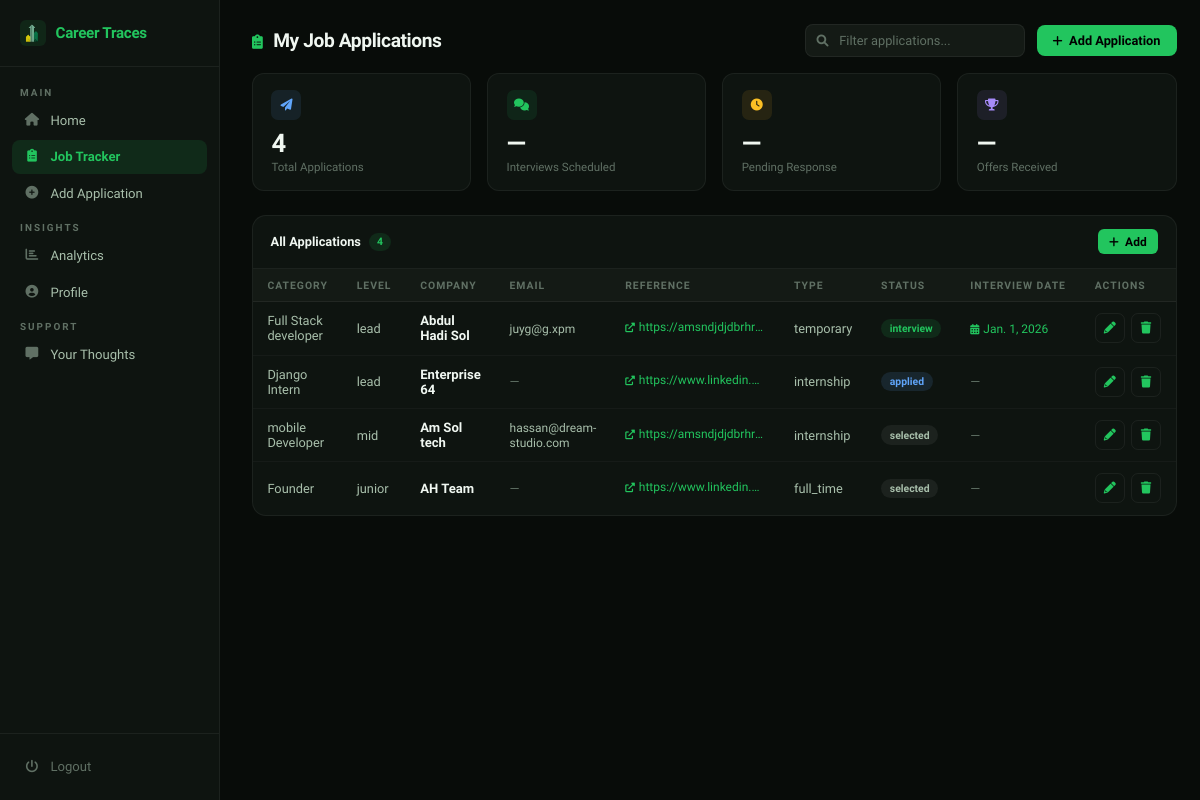
Before: /jobs/ (signed in) with the older database file.
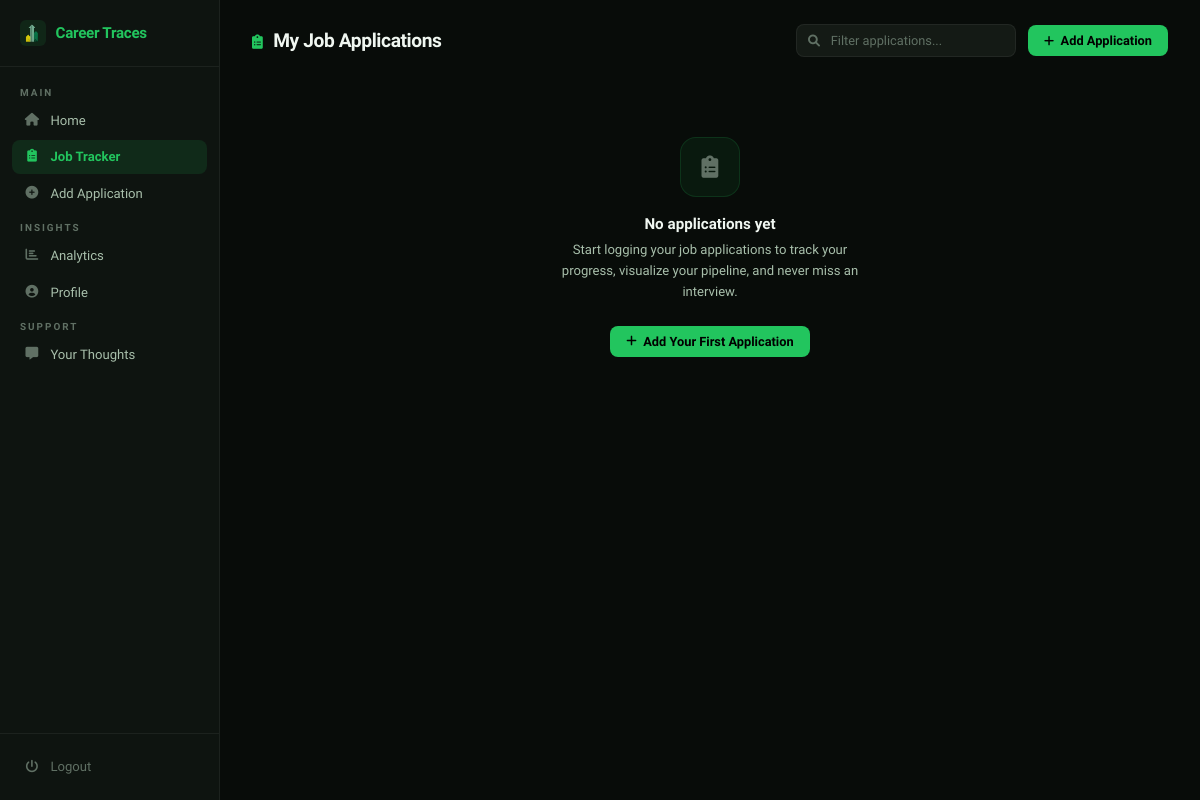
After: the same page with the newer database file.
### tracker/models.py (models this page shows, shortened)
class Add_Job(models.Model):
    JOB_LEVEL_CHOICES = [
        ('intern', 'Intern'),
        ('junior', 'Junior'),
        ('mid', 'Mid-Level'),
        ('senior', 'Senior'),
        ('lead', 'Lead'),
        ('manager', 'Manager'),
        ('director', 'Director'),
        ('vp', 'Vice President'),
        ('c_level', 'C-Level'),
    ]
    EMPLOYMENT_TYPE_CHOICES = [
        ('full_time', 'Full-Time'),
        ('part_time', 'Part-Time'),
        ('contract', 'Contract'),
        ('temporary', 'Temporary'),
        ('internship', 'Internship'),
        ('freelance', 'Freelance'),
        ('remote', 'Remote'),
        ('hybrid', 'Hybrid'),
        ('apprenticeship', 'Apprenticeship'),
    ]
    APPLICATION_STATUS_CHOICES = [
        ('pending', 'Pending'),
        ('applied', 'Applied'),
        ('interview', 'Interview Scheduled'),
        ('selected', 'Selected'),
        ('rejected', 'Rejected'),
        ('offer_accepted', 'Offer Accepted'),
        ('offer_declined', 'Offer Declined'),
    ]
    user = models.ForeignKey(User, on_delete=models.CASCADE)
    job_category = models.CharField(max_length=100)
    job_level = models.CharField(max_length=100, choices=JOB_LEVEL_CHOICES)
    company_name = models.CharField(max_length=100)
    company_email = models.EmailField(max_length=150, null=True, blank=True)  # Company Email New Fielded Added
    reference_link = models.URLField(max_length=200)
    employment_type = models.CharField(max_length=100, choices=EMPLOYMENT_TYPE_CHOICES)
    application_status = models.CharField(max_length=20, choices=APPLICATION_STATUS_CHOICES, default='pending')  # Default status is pending
    interview_date = models.DateField(null=True, blank=True)  # Allows null values if no date is set

### tracker/views.py (the view)
# urls.py: path('jobs/', job_list, name='job_list'),
def job_list(request):
    jobs = Add_Job.objects.filter(user=request.user).order_by("-interview_date")
    job_category = request.GET.get('job_category')
    if job_category:
        jobs = jobs.filter(job_category__icontains=job_category)  # Use 'icontains' for partial match
    all_emails_empty = not any(job.company_email for job in jobs)
    all_dates_empty = not any(job.interview_date for job in jobs)
    context = {
        'jobs': jobs,
        'all_emails_empty': all_emails_empty,  # Pass the flag to the template
        'all_dates_empty': all_dates_empty,
    }
    return render(request, 'job_list.html', context)

### templates/job_list.html (shortened to what this page needs)
{% extends 'base.html' %}
{% load static %}
{% block nav_tracker %}active{% endblock %}
{% block content %}
<div class="page-top">
  <h1>
    <i class="fas fa-clipboard-list" style="color:var(--g);font-size:.9rem;margin-right:.4rem"></i>
    My Job Applications
  </h1>
  <div class="page-top-right">
    <form method="GET" action="/jobs/" style="display:contents">
      <div class="search-wrap">
        <input name="job_category" id="search" type="search" placeholder="Filter applications..." autocomplete="off"/>
      </div>
    </form>
    <a href="{% url 'job_create_or_update' %}" class="btn btn-primary">
      <i class="fas fa-plus" style="font-size:.72rem"></i> Add Application
    </a>
  </div>
</div>
{% if jobs %}
<div class="stats-row">
  <div class="s-card">
    <div class="sc-top">
      <div class="sc-icon blue"><i class="fas fa-paper-plane"></i></div>
    </div>
    <div class="sc-val">{{ jobs|length }}</div>
    <div class="sc-label">Total Applications</div>
  </div>
  <div class="s-card">
    <div class="sc-top">
      <div class="sc-icon"><i class="fas fa-comments"></i></div>
    </div>
    <div class="sc-val">{{ interview_count|default:"—" }}</div>
    <div class="sc-label">Interviews Scheduled</div>
  </div>
  <div class="s-card">
    <div class="sc-top">
      <div class="sc-icon yellow"><i class="fas fa-clock"></i></div>
    </div>
    <div class="sc-val">{{ pending_count|default:"—" }}</div>
    <div class="sc-label">Pending Response</div>
  </div>
  <div class="s-card">
    <div class="sc-top">
      <div class="sc-icon purple"><i class="fas fa-trophy"></i></div>
    </div>
    <div class="sc-val">{{ offer_count|default:"—" }}</div>
    <div class="sc-label">Offers Received</div>
  </div>
</div>
{% endif %}
{% if jobs|length == 0 %}
<div class="empty-wrap">
  <div class="empty-icon"><i class="fas fa-clipboard-list"></i></div>
  <h3>No applications yet</h3>
  <p>Start logging your job applications to track your progress, visualize your pipeline, and never miss an interview.</p>
  <a href="{% url 'job_create_or_update' %}" class="btn btn-primary">
    <i class="fas fa-plus" style="font-size:.75rem"></i> Add Your First Application
  </a>
</div>
{% else %}
<div class="table-wrap">
  <div class="table-toolbar">
    <div class="table-toolbar-left">
      All Applications
      <span class="count-badge">{{ jobs|length }}</span>
    </div>
    <a href="{% url 'job_create_or_update' %}" class="btn btn-primary btn-sm">
      <i class="fas fa-plus" style="font-size:.7rem"></i> Add
    </a>
  </div>
  <div class="table-scroll">
    <table class="ct-table">
      <thead>
        <tr>
          <th>Category</th>
          <th>Level</th>
          <th>Company</th>
          {% if not all_emails_empty %}<th>Email</th>{% endif %}
          <th>Reference</th>
          <th>Type</th>
          <th>Status</th>
          {% if not all_dates_empty %}<th>Interview Date</th>{% endif %}
          <th>Actions</th>
        </tr>
      </thead>
      <tbody>
        {% for job in jobs %}
        <tr>
          <td>{{ job.job_category }}</td>
          <td>{{ job.job_level }}</td>
          <td><span class="company-name">{{ job.company_name }}</span></td>
          {% if not all_emails_empty %}
          <td>{% if job.company_email %}<span style="font-size:.75rem">{{ job.company_email }}</span>{% else %}<span style="color:var(--t3)">—</span>{% endif %}</td>
          {% endif %}
          <td>
            {% if job.reference_link %}
            <a href="{{ job.reference_link }}" class="ref-link" target="_blank" rel="noopener">
              <i class="fas fa-external-link-alt" style="font-size:.6rem;margin-right:.25rem"></i>{{ job.reference_link }}
            </a>
            {% else %}<span style="color:var(--t3)">—</span>{% endif %}
          </td>
          <td>{{ job.employment_type }}</td>
          <td>
            {% with s=job.application_status|lower %}
            {% if "interview" in s %}<span class="badge b-interview">{{ job.application_status }}</span>
            {% elif "applied" in s or "sent" in s %}<span class="badge b-applied">{{ job.application_status }}</span>
            {% elif "pending" in s or "waiting" in s %}<span class="badge b-pending">{{ job.application_status }}</span>
            {% elif "rejected" in s or "declined" in s %}<span class="badge b-rejected">{{ job.application_status }}</span>
            {% elif "offer" in s or "accepted" in s %}<span class="badge b-offer">{{ job.application_status }}</span>
            {% else %}<span class="badge b-default">{{ job.application_status }}</span>{% endif %}
            {% endwith %}
          </td>
          {% if not all_dates_empty %}
          <td>
            {% if job.interview_date %}
            <span style="font-size:.75rem;color:var(--g)"><i class="fas fa-calendar-alt" style="font-size:.65rem;margin-right:.25rem"></i>{{ job.interview_date }}</span>
            {% else %}<span style="color:var(--t3)">—</span>{% endif %}
          </td>
          {% endif %}
          <td>
            <div class="action-btns">
              <a href="{% url 'job_create_or_update' job_id=job.id %}" class="btn-icon" title="Edit">
                <i class="fas fa-pencil-alt"></i>
              </a>
              <a href="{% url 'job_delete_confirmation' job.id %}" class="btn-icon danger" title="Delete">
                <i class="fas fa-trash"></i>
              </a>
            </div>
          </td>
        </tr>
        {% endfor %}
      </tbody>
    </table>
  </div>
</div>
{% endif %}
{% endblock %}

### templates/base.html (shortened to what this page needs)
{% load static %}
<!DOCTYPE html>
<html lang="en">
<head>
    <link rel="stylesheet" href="https://cdnjs.cloudflare.com/ajax/libs/font-awesome/6.0.0-beta3/css/all.min.css">
</head>
<body>
<div class="app-layout">
    <aside class="sidebar" id="sidebar">
        <a href="{% url 'default' %}" class="sidebar-brand">
            <img src="{% static 'img/logo.png' %}" alt="Career Traces"/>
            <span>Career Traces</span>
        </a>
        <div class="sidebar-section-label">Main</div>
        <nav class="sidebar-nav">
            <a href="{% url 'default' %}" class="{% block nav_home %}{% endblock %}">
                <i class="fas fa-home"></i> Home
            </a>
            <a href="{% url 'job_list' %}" class="{% block nav_tracker %}{% endblock %}">
                <i class="fas fa-clipboard-list"></i> Job Tracker
            </a>
            <a href="{% url 'job_create_or_update' %}" class="{% block nav_add %}{% endblock %}">
                <i class="fas fa-plus-circle"></i> Add Application
            </a>
        </nav>
        <div class="sidebar-section-label">Insights</div>
        <nav class="sidebar-nav">
            <a href="{% url 'simple_analytics' %}" class="{% block nav_analytics %}{% endblock %}">
                <i class="fas fa-chart-bar"></i> Analytics
            </a>
            <a href="{% url 'job_profile' %}" class="{% block nav_profile %}{% endblock %}">
                <i class="fas fa-user-circle"></i> Profile
            </a>
        </nav>
        <div class="sidebar-section-label">Support</div>
        <nav class="sidebar-nav">
            <a href="{% url 'feedback' %}" class="{% block nav_feedback %}{% endblock %}">
                <i class="fas fa-comment-alt"></i> Your Thoughts
            </a>
        </nav>
        <div class="sidebar-footer">
            <a href="{% url 'logout' %}">
                <i class="fas fa-power-off"></i> Logout
            </a>
        </div>
    </aside>
    <div class="main-content">
        {% block content %}{% endblock %}
    </div>
</div>
</body>
</html>

### templates/base.html (style rules this page uses)
*,*::before,*::after { box-sizing:border-box;margin:0;padding:0 }
:root { --g:#22c55e; --g2:#16a34a; --dark:#080c09; --s1:#0e1410; --s2:#141a15; --s3:#1a221b; --border:rgba(34,197,94,0.12); --border2:rgba(255,255,255,0.06); --t:#f0f7f1; --t2:#a8bfab; --t3:#607064; --danger:#ef4444; --warning:#f59e0b; --info:#60a5fa; --f:'Plus Jakarta Sans',sans-serif; --sidebar-w:220px; --topbar-h:60px; --r:10px; }
html { scroll-behavior:smooth }
body { background:var(--dark); color:var(--t); font-family:var(--f); font-size:0.875rem; overflow-x:hidden; min-height:100vh; }
a { color:var(--g);text-decoration:none;transition:color .2s }
button,input,select,textarea { font-family:var(--f) }
.app-layout { display:flex;min-height:100vh }
.sidebar { width:var(--sidebar-w); min-height:100vh; background:var(--s1); border-right:1px solid var(--border2); position:fixed; top:0;left:0; z-index:200; display:flex;flex-direction:column; transition:transform .3s ease; overflow-y:auto; }
.sidebar-brand { padding:1.25rem 1.25rem 0; display:flex;align-items:center;gap:0.6rem; border-bottom:1px solid var(--border2); padding-bottom:1.25rem; margin-bottom:0.5rem; text-decoration:none; }
.sidebar-brand img { width:26px;height:26px;object-fit:contain;background:rgba(34,197,94,0.1);border-radius:6px;padding:3px;flex-shrink:0 }
.sidebar-brand span { font-size:0.95rem;font-weight:800;color:var(--g);letter-spacing:-0.3px }
.sidebar-section-label { font-size:0.62rem;font-weight:700;letter-spacing:2px; text-transform:uppercase;color:var(--t3); padding:0.75rem 1.25rem 0.35rem; }
.sidebar-nav { display:flex;flex-direction:column;gap:2px;padding:0 0.75rem }
.sidebar-nav a { display:flex;align-items:center;gap:0.65rem; padding:0.6rem 0.75rem;border-radius:8px; font-size:0.82rem;font-weight:500;color:var(--t2); transition:all .2s;text-decoration:none; }
.sidebar-nav a i { font-size:0.8rem;width:16px;text-align:center;color:var(--t3);transition:color .2s;flex-shrink:0 }
.sidebar-nav a.active { background:rgba(34,197,94,0.12);color:var(--g);font-weight:600 }
.sidebar-nav a.active i { color:var(--g) }
.sidebar-footer { margin-top:auto;padding:1rem 0.75rem; border-top:1px solid var(--border2); }
.sidebar-footer a { display:flex;align-items:center;gap:0.65rem; padding:0.6rem 0.75rem;border-radius:8px; font-size:0.82rem;font-weight:500;color:var(--t3); transition:all .2s;text-decoration:none; }
.sidebar-footer a i { font-size:0.8rem;width:16px;text-align:center;flex-shrink:0 }
.main-content { margin-left:var(--sidebar-w); flex:1;min-height:100vh; display:flex;flex-direction:column; }
.btn { display:inline-flex;align-items:center;gap:.4rem;padding:.5rem 1rem;border-radius:8px;font-size:.8rem;font-weight:600;cursor:pointer;border:none;transition:all .2s;font-family:var(--f);text-decoration:none;white-space:nowrap }
.btn-primary { background:var(--g);color:#000 }
.search-wrap { position:relative;max-width:320px }
.search-wrap input { width:100%;padding:.55rem .85rem .55rem 2.1rem;background:var(--s2);border:1px solid var(--border2);border-radius:8px;color:var(--t);font-size:.82rem;font-family:var(--f);transition:all .2s;outline:none }
.search-wrap input::placeholder { color:var(--t3) }

### templates/job_list.html (style rules this page uses)
.page-top { display: flex; align-items: center; justify-content: space-between; flex-wrap: wrap; gap: 1rem; padding: 1.5rem 2rem 1rem; }
.page-top h1 { font-size: 1.2rem; font-weight: 800; letter-spacing: -0.4px; color: var(--t); }
.page-top-right { display: flex; align-items: center; gap: .75rem; flex-wrap: wrap; }
.search-wrap { position: relative; }
.search-wrap input { width: 220px; padding: .5rem .85rem .5rem 2.1rem; background: var(--s2); border: 1px solid var(--border2); border-radius: 8px; color: var(--t); font-size: .8rem; font-family: var(--f); transition: all .2s; outline: none; }
.search-wrap input::placeholder { color: var(--t3); }
.empty-wrap { padding: 4rem 2rem; text-align: center; }
.empty-icon { width: 60px; height: 60px; border-radius: 16px; background: rgba(34,197,94,0.07); border: 1px solid rgba(34,197,94,0.15); display: flex; align-items: center; justify-content: center; margin: 0 auto 1.1rem; font-size: 1.4rem; color: var(--t3); }
.empty-wrap h3 { font-size: .95rem; font-weight: 700; color: var(--t); margin-bottom: .4rem; }
.empty-wrap p { font-size: .82rem; color: var(--t2); margin-bottom: 1.5rem; max-width: 320px; margin-left: auto; margin-right: auto; line-height: 1.6; }

Changed rows visible on the page:
removed Add_Job: job_category "Full Stack developer", job_level "lead", company_name "Abdul Hadi Sol", company_email "juyg@g.xpm", reference_link "https://amsndjdjdbrhr…", employment_type "temporary", application_status "interview", interview_date "Jan. 1, 2026"
removed Add_Job: job_category "Django Intern", job_level "lead", company_name "Enterprise 64", reference_link "https://www.linkedin.…", employment_type "internship", application_status "applied"
removed Add_Job: job_category "mobile Developer", job_level "mid", company_name "Am Sol tech", company_email "hassan@dream-studio.com", reference_link "https://amsndjdjdbrhr…", employment_type "internship", application_status "selected"
removed Add_Job: job_category "Founder", job_level "junior", company_name "AH Team", reference_link "https://www.linkedin.…", employment_type "full_time", application_status "selected"
Other visible differences:
{{ jobs|length }}: "4" → (not shown)
{{ interview_count|default:"—" }}: "—" → (not shown)
{{ pending_count|default:"—" }}: "—" → (not shown)
{{ offer_count|default:"—" }}: "—" → (not shown)
text no longer shown: "Total Applications Interviews Scheduled Pending Response Offers Received All Applications Add CATEGORY LEVEL COMPANY EMAIL REFERENCE TYPE STATUS INTERVIEW DATE ACTIONS"
text now shown: "No applications yet Start logging your job applications to track your progress, visualize your pipeline, and never miss an interview. Add Your First Application"
